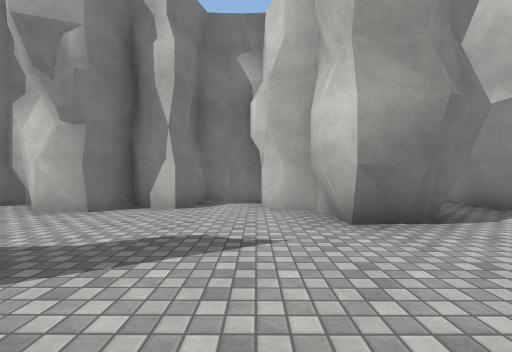
[1] (above)

19 first-person views from a walk through a Unity game level. The camera is 1.2 m above the floor, looks level and sees 90° across. The floor is counted in squares, 2 m on a side. Each view is taken from the middle of a square. On the plan, view 1 faces up. The plan holds only what a view shows up to about 9 squares ahead; the rest is blank. The player character is not drawn. Surface patterns are stand-ins for the level's own textures.

[2]
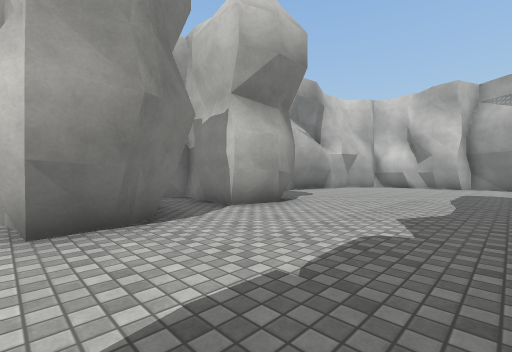

[3]
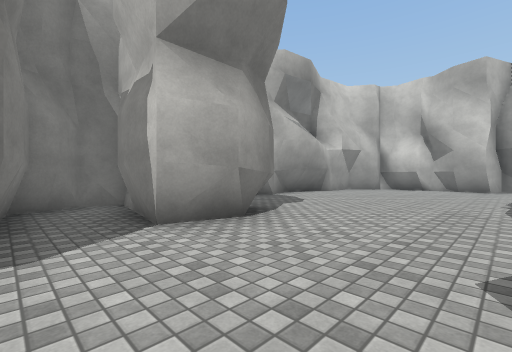

[4]
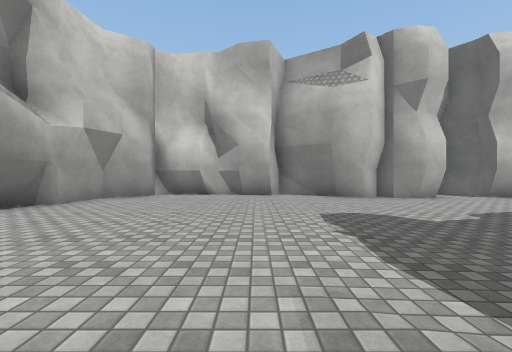

[5]
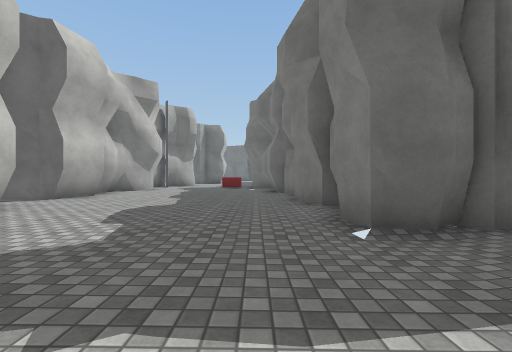

[6]
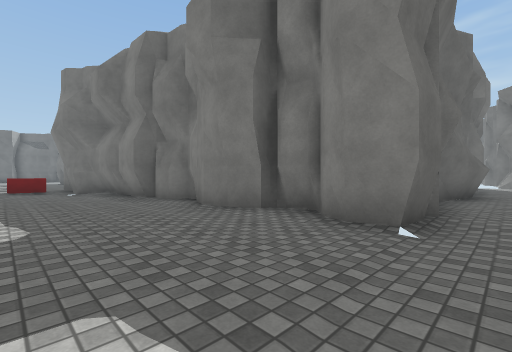

[7]
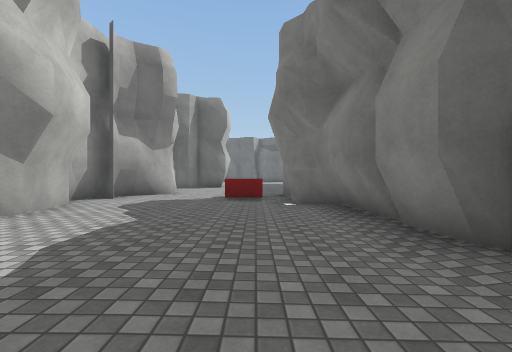

[8]
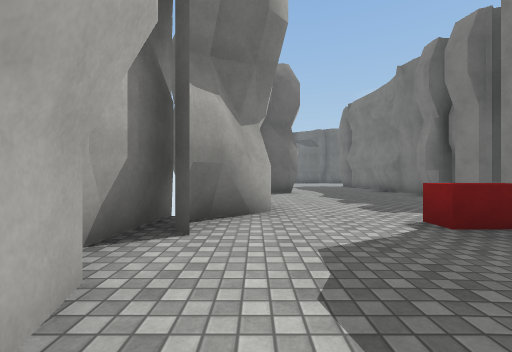

[9]
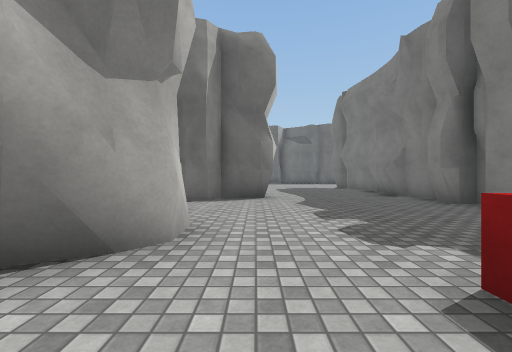

[10]
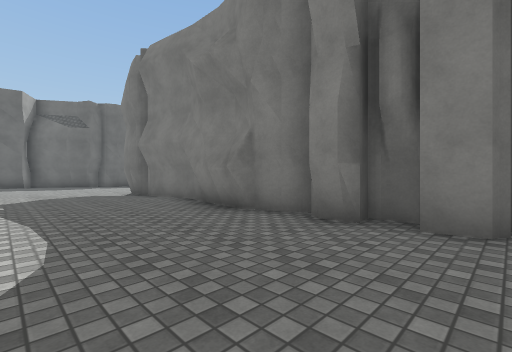

[11]
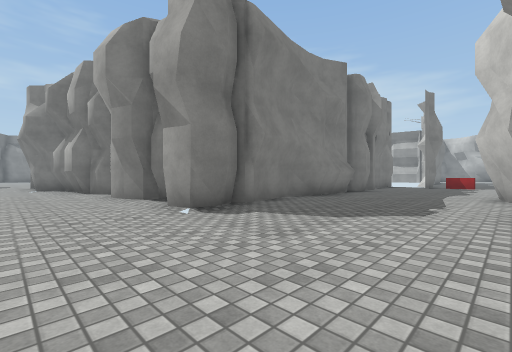

[12]
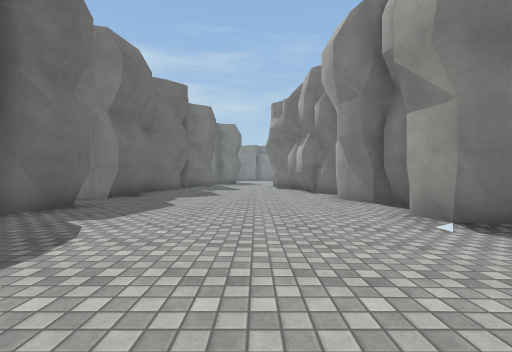

[13]
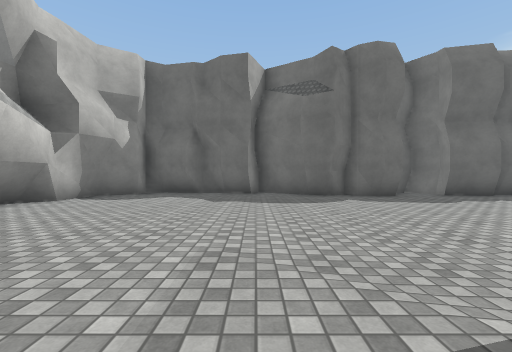

[14]
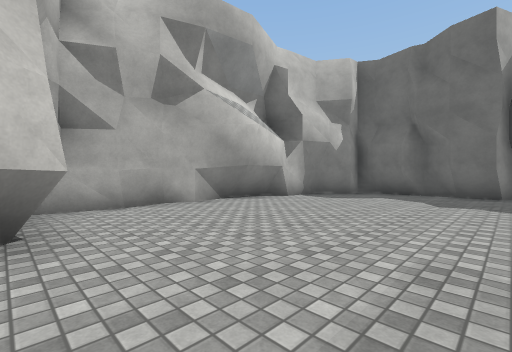

[15]
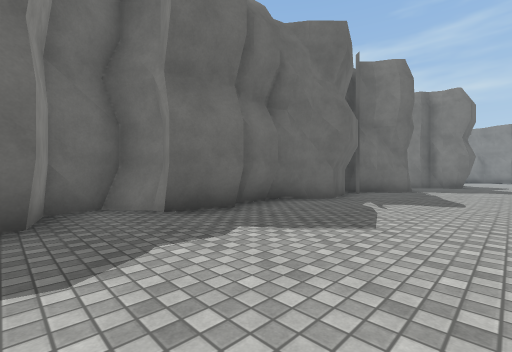

[16]
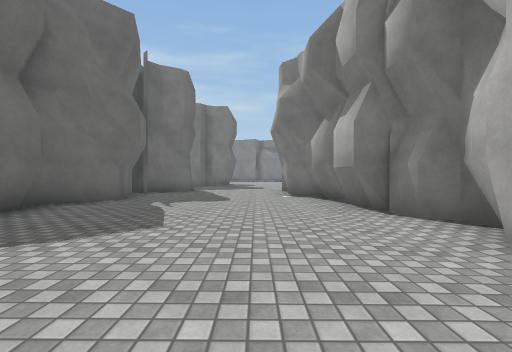

[17]
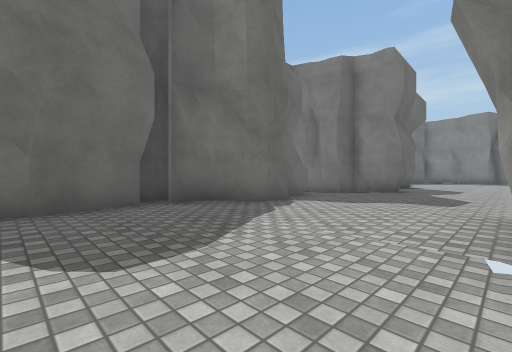

[18]
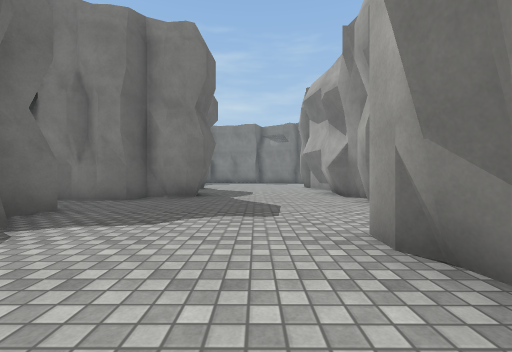

[19]
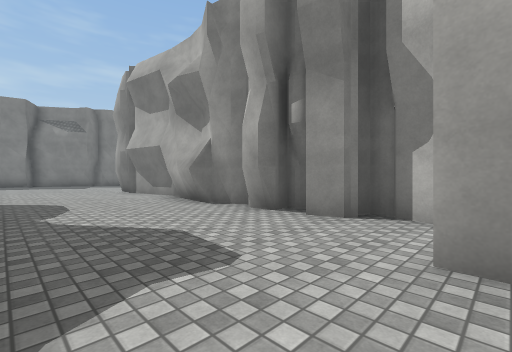

### Floor plan
Key: @ floor where view 1 was taken; # wall or solid block; . main floor; - floor 0.25 m lower than the main floor; / step, stairs or slope; B red block.
Columns run from 15 left of view 1 to 16 right of it. Each row starts with its distance up from view 1.
  7              ###  ###   ####
  6           ## #..  #.#  ....####
  5           .###..###.# ........#
  4            .....###.##........#
  3             ....##............#
  2              .................##
  1               .................#
  0               .@..............##
 -1                  ######......##
 -2                       #......#
 -3                       #......#
 -4                       ##.......#
 -5                       #......###
 -6                       #.......
 -7                       ##.....#
 -8                        #-....#
 -9                        #-....#
-10                        #-....##
-11                        ##.....#
-12                         #B...##
-13                         #...##
-14                         ....#
-15                       #......
-16                       #......
-17                       #......#
-18                       #....###
-19                       ##...#
-20                       ##....
-21                       #.....
-22                       #.....
-23                       #.....#  #
-24   #########     ########.......#
-25   ...##..... ####..............#
-26  ..........###--...............#
-27 ............./................##
-28 ..............................#
-29       #.......................#
-30       ##...#..................#
-31        #.###########.###.....##
-32                    ### #######

Where each view was taken, in squares from view 1:
view 1: 0 up, 0 right, facing up
view 2: 0 up, 1 right, facing up-right
view 3: 1 up, 3 right, facing up-right
view 4: 2 up, 7 right, facing right
view 5: 2 up, 9 right, facing down
view 6: 0 up, 11 right, facing down-left
view 7: 5 down, 10 right, facing down
view 8: 9 down, 13 right, facing down
view 9: 11 down, 12 right, facing down
view 10: 15 down, 11 right, facing down-left
view 11: 27 down, 12 right, facing up-left
view 12: 27 down, 11 right, facing left
view 13: 23 down, 10 right, facing down
view 14: 23 down, 10 right, facing down-right
view 15: 27 down, 6 right, facing down-left
view 16: 27 down, 6 right, facing left
view 17: 26 down, 0 right, facing down-left
view 18: 27 down, 2 left, facing left
view 19: 28 down, 4 left, facing up-left
